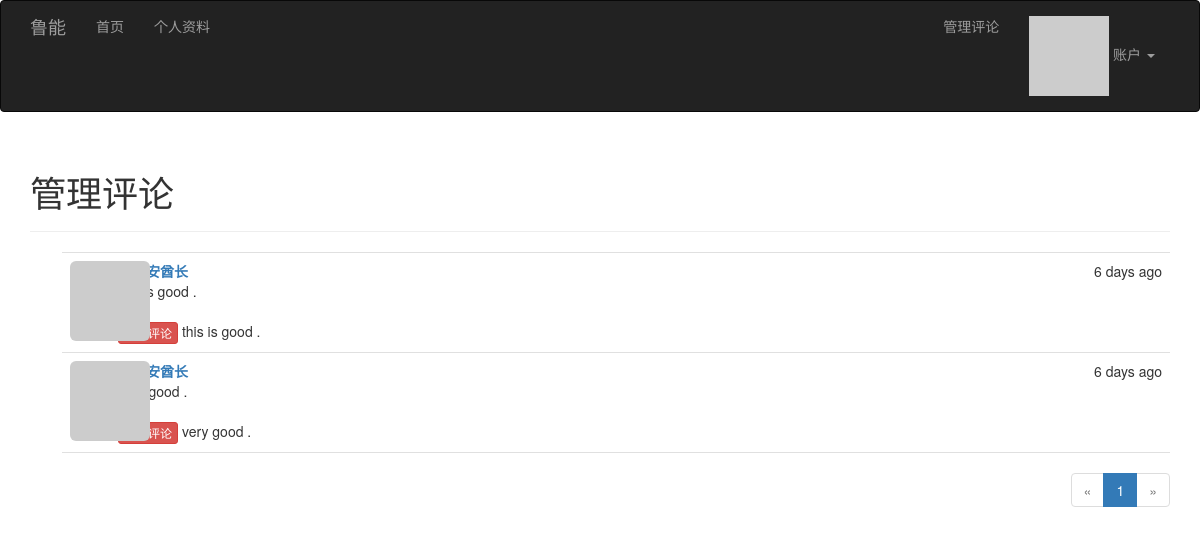
Screenshot of /moderate (signed in) with the database file from the repository.
### app/models.py (models this page shows, shortened)
class Comment(db.Model):
    __tablename__='comments'
    id=db.Column(db.Integer,primary_key=True)
    body=db.Column(db.Text)
    body_html=db.Column(db.Text)
    timestamp=db.Column(db.DateTime,index=True,default=datetime.utcnow)
    disabled=db.Column(db.Boolean)
    author_id=db.Column(db.Integer,db.ForeignKey('users.id'))
    post_id=db.Column(db.Integer,db.ForeignKey('posts.id'))

class User(UserMixin,db.Model):
    __tablename__='users'
    id=db.Column(db.Integer,primary_key=True)
    email=db.Column(db.String(64),unique=True,index=True)
    username=db.Column(db.String(64),unique=True,index=True)
    password_hash=db.Column(db.String(128))
    role_id=db.Column(db.Integer,db.ForeignKey('roles.id'))
    name=db.Column(db.String(64))
    location=db.Column(db.String(64))
    about_me=db.Column(db.Text())
    member_since=db.Column(db.DateTime(),default=datetime.utcnow)
    last_seen=db.Column(db.DateTime(),default=datetime.utcnow)
    avatar_hash=db.Column(db.String(32))
    posts=db.relationship('Post',backref='author',lazy='dynamic')
    followed=db.relationship('Follow',foreign_keys=[Follow.follower_id],backref=db.backref('follower',lazy='joined'),lazy='dynamic',cascade='all,delete-orphan')
    followers=db.relationship('Follow',foreign_keys=[Follow.followed_id],backref=db.backref('followed', lazy='joined'),lazy='dynamic',cascade='all, delete-orphan')
    comments=db.relationship('Comment',backref='author',lazy='dynamic')
    @property
    def password(self):
        raise AttributeError('password is not a readable attribute')
    def can(self,permissions):
        return self.role is not None and (self.role.permissions & permissions) == permissions
    def ping(self):
        self.last_seen=datetime.utcnow()
        db.session.add(self)
    def gravatar(self,size=100,default='identicon',rating='g'):
        if request.is_secure:
            url = 'https://secure.gravatar.com/avatar'
        else:
            url = 'http://cn.gravatar.com/avatar'
        hash= self.avatar_hash or hashlib.md5(str(self.email).encode('utf-8')).hexdigest()
        return '{url}/{hash}?s={size}&d={default}&r={rating}'.format(url=url, hash=hash, size=size, default=default, rating=rating)

### app/main/views.py (the view)
@main.route('/moderate')
@login_required
@permission_required(Permission.MODERATE_COMMENTS)
def moderate():
    page = request.args.get('page', 1, type=int)
    pagination = Comment.query.order_by(Comment.timestamp.desc()).paginate(page, per_page=current_app.config['FLASKY_COMMENTS_PER_PAGE'],error_out=False)
    comments=pagination.items
    return render_template('moderate.html', comments=comments,pagination=pagination, page=page)

### app/auth/views.py (called while the page is built)
@auth.before_app_request
def before_request():
    if current_user.is_authenticated:
        current_user.ping()

### app/main/__init__.py (called while the page is built)
@main.app_context_processor
def inject_permissions():
    return dict(Permission=Permission)

### app/models.py (called while the page is built)
@login_manager.user_loader
def load_user(user_id):
    return User.query.get(int(user_id))

### app/templates/moderate.html (shortened to what this page needs)
{% extends "base.html" %}
{% import "_macros.html" as macros %}
{% block page_content %}
<div class="page-header">
    <h1>管理评论</h1>
</div>
{% set moderate = True %}
{% include '_comments.html' %}
{% if pagination %}
<div class="pagination">
    {{ macros.pagination_widget(pagination, '.moderate')}}
</div>
{% endif %}
{% endblock %}

### app/templates/_comments.html (shortened to what this page needs)
<ul class="comments">
    {% for comment in comments %}
    <li class="comment">
        <div class="comment-thumbnail">
            <a href="{{ url_for('.user', username=comment.author.username) }}">
                <img class="img-rounded profile-thumbnail" src="{{ comment.author.gravatar(size=40) }}">
            </a>
        </div>
        <div class="comment-content">
            <div class="comment-date">{{ moment(comment.timestamp).fromNow() }}</div>
            <div class="comment-author"><a href="{{ url_for('.user', username=comment.author.username) }}">{{ comment.author.username }}</a></div>
            <div class="comment-body">
                {% if moderate or not comment.disabled %}
                    {% if comment.body_html %}
                        {{ comment.body_html | safe }}
                    {% else %}
                        {{ comment.body }}
                    {% endif %}
                {% endif %}
            </div>
            {% if moderate %}
                <br>
                {% if comment.disabled %}
                <a class="btn btn-default btn-xs" href="{{ url_for('.moderate_enable',id=comment.id, page=page) }}">允许评论</a>
                {% else %}
                <a class="btn btn-danger btn-xs" href="{{ url_for('.moderate_disable',id=comment.id, page=page) }}">禁止评论</a>
                {% endif %}
            {% endif %}
                {% if comment.body_html %}
                    {{ comment.body_html | safe }}
                {% else %}
                    {{ comment.body }}
                {% endif %}
        </div>
    </li>
    {% endfor %}
</ul>

### app/static/styles.css (style rules this page uses)
.profile-thumbnail { position: absolute; }
ul.comments { list-style-type: none; padding: 0px; margin: 16px 0px 0px 0px; }
ul.comments li.comment { margin-left: 32px; padding: 8px; border-bottom: 1px solid #e0e0e0; }
ul.comments li.comment:nth-child(1) { border-top: 1px solid #e0e0e0; }
div.comment-date { float: right; }
div.comment-author { font-weight: bold; }
div.comment-thumbnail { position: absolute; }
div.comment-content { margin-left: 48px; min-height: 48px; }
div.pagination { width: 100%; text-align: right; padding: 0px; margin: 0px; }

### rows the page displays
Comment: timestamp "6 days ago", author.username "印第安酋长", body_html "this is good ."
Comment: timestamp "6 days ago", author.username "印第安酋长", body_html "very good ."

### other values shown
{{ p }} "1"
